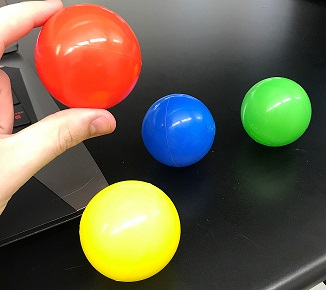
#> input picture Vision/all_Balls.JPG, 326 x 290 px, found by its file name
$ python example.py
#> lines starting #> are read from the running program, lines starting #| are printed output that depends on the picture; after the words box and inside, x2 and y2 are one past the last pixel; in counts of white or black regions, pixels touching at a corner belong together
### Vision/cspaceSliders.py
import cv2
import numpy as np
import uuid  # for unique filenames
import imutils

# constants
CSPACE_LABELS = ['BGR', 'HSV', 'HLS', 'Lab',
                 'Luv', 'YCrCb', 'XYZ', 'Grayscale']
CONVERT_CODES = {'HSV': cv2.COLOR_BGR2HSV, 'HLS': cv2.COLOR_BGR2HLS,
                 'Lab': cv2.COLOR_BGR2Lab, 'Luv': cv2.COLOR_BGR2Luv,
                 'YCrCb': cv2.COLOR_BGR2YCrCb, 'XYZ': cv2.COLOR_BGR2XYZ,
                 'Grayscale': cv2.COLOR_BGR2GRAY}


class FilterWindow:

    def __init__(self, name, image):

        # general params
        self.name = name
        self.image = image          # displayed image; modify this
        self._image = image.copy()  # input image; don't modify
        self.verbose = True

        # parameters for thresholding
        self._lowerb = np.array([0, 0, 0])
        self._upperb = np.array([255, 255, 255])
        self.cspace = 'BGR'
        self.mask = 255 * np.ones(image.shape[:2], dtype=np.uint8)
        self.applied_mask = image.copy()
        self.display_mask = False

    def _initialize_window(self, cspace):
        cv2.namedWindow(self.name)

        # Define trackbar names (NOTE: see known issues in README)
        trackbar_names = ['Ch 1 min ', 'Ch 1 max', 'Ch 2 min  ',
                          'Ch 2 max ', 'Ch 3 min ', 'Ch 3 max']
        start_vals = [0, 255, 0, 255, 0, 255]
        max_vals = [255, 255, 255, 255, 255, 255]

        # lambdas used because createTrackbar only wants the handle of a single
        # parameter function (passing the position), but want to send more info
        cv2.createTrackbar(
            trackbar_names[0], self.name, start_vals[0], max_vals[0],
            lambda pos: self._update_lowerb(pos, 0))
        cv2.createTrackbar(
            trackbar_names[1], self.name, start_vals[1], max_vals[1],
            lambda pos: self._update_upperb(pos, 0))
        cv2.createTrackbar(
            trackbar_names[2], self.name, start_vals[2], max_vals[2],
            lambda pos: self._update_lowerb(pos, 1))
        cv2.createTrackbar(
            trackbar_names[3], self.name, start_vals[3], max_vals[3],
            lambda pos: self._update_upperb(pos, 1))
        cv2.createTrackbar(
            trackbar_names[4], self.name, start_vals[4], max_vals[4],
            lambda pos: self._update_lowerb(pos, 2))
        cv2.createTrackbar(
            trackbar_names[5], self.name, start_vals[5], max_vals[5],
            lambda pos: self._update_upperb(pos, 2))

    def _update_lowerb(self, pos, channel):
        if channel == 0 and (self.cspace == 'HSV' or self.cspace == 'HLS'):
            self._lowerb[channel] = int(179*pos/255)
        else:
            self._lowerb[channel] = pos

        self._update_window()

    def _update_upperb(self, pos, channel):
        if channel == 0 and (self.cspace == 'HSV' or self.cspace == 'HLS'):
            self._upperb[channel] = int(179*pos/255)
        else:
            self._upperb[channel] = pos

        self._update_window()

    def _update_window(self):
        if self.cspace == 'Grayscale':
            lowerb, upperb = int(self._lowerb[0]), int(self._upperb[0])
            self.mask = cv2.inRange(self.image, lowerb, upperb)
        else:
            self.mask = cv2.inRange(self.image, self._lowerb, self._upperb)

        self.applied_mask = cv2.bitwise_and(
            self._image, self._image, mask=self.mask)

        if self.display_mask:
            cv2.imshow(self.name, self.mask)
        else:
            cv2.imshow(self.name, self.applied_mask)

    # [47 lines left out: functions _flip_mask_display, _cspace_change, _print_bounds, _save, not called in this run]

    def _close(self):
        if self.verbose:
            print('Closing window')
            print('\n--------------------------------------')
            print('Colorspace:', self.cspace)
            if self.cspace == 'Grayscale':
                print('Lower bound:', self._lowerb[0])
                print('Upper bound:', self._upperb[0])
            else:
                print('Lower bounds:', self._lowerb)
                print('Upper bounds:', self._upperb)
            print('--------------------------------------\n')

        cv2.destroyWindow(self.name)

    @property
    def bounds(self):
        if self.cspace == 'Grayscale':
            return [self._lowerb[0], self._upperb[0]]
        return [self._lowerb, self._upperb]

    @property
    def colorspace(self):
        return self.cspace

    def show(self, verbose=False):
        # create window, trackbars, and event callbacks
        self._initialize_window(self.cspace)
        self.verbose = verbose

        print('Press [1] thru [8] (inclusive) to switch between colorspaces')
        if verbose:
            print('    [1]: BGR    [2]: HSV      [3]: HLS    [4]: Lab')
            print('    [5]: Luv    [6]: YCrCb    [7]: XYZ    [8]: Grayscale')
        print('Press [m] to switch between displaying mask and applied mask')
        print('Press [b] to print current lower and upper bounds')
        print('Press [s] to save the currently displayed image')
        print('Press [q] or [esc] to close the window')
        print('------------------------------------------------------------\n')
        if verbose:
            print('Thresholding in BGR')
            print('Displaying applied mask')

        # display the image and wait for a keypress or trackbar change
        cv2.imshow(self.name, self.applied_mask)
        while(True):

            k = cv2.waitKey() & 0xFF
            if k == ord('q') or k == 27:  # 27 is [esc]
                self._close()
                break
            elif k == ord('m'):
                self._flip_mask_display()
            elif k == ord('b'):
                self._print_bounds()
            elif k == ord('s'):
                self._save()
            elif k in range(ord('1'), ord('9')):  # [1, 8] inclusive
                cspace = CSPACE_LABELS[k-49]  # 1-8 are 49-57 on kbd input
                self._cspace_change(cspace)
#make a def update image to change image and call it from the object
    # [5 lines left out: function update, not called in this run]


### Vision/example.py
from cspaceSliders import FilterWindow
import cv2


image = cv2.imread('all_Balls.jpg')
#> image is the input picture: shape (290, 326, 3); mean B, G, R 73.6, 95.1, 103.5
window = FilterWindow('Filter Window', image)
window.show(verbose=True)
#> slider 'Ch 1 min ' is set to 51
#> slider 'Ch 2 min  ' is set to 51
#> slider 'Ch 3 min ' is set to 51
#> (key q is pressed here)

colorspace = window.colorspace
#> colorspace = 'BGR'
lowerb, upperb = window.bounds
#> lowerb = [0, 0, 0]; upperb = [255, 255, 255]
mask = window.mask
#> mask: shape (290, 326); every value is 255
applied_mask = window.applied_mask

print('Displaying the image with applied mask filtered in', colorspace,
      '\nwith lower bound', lowerb, 'and upper bound', upperb)
#| Displaying the image with applied mask filtered in BGR
#| with lower bound [0 0 0] and upper bound [255 255 255]
cv2.imshow('Applied Mask', applied_mask)
cv2.waitKey()
#> in _update_window, `self.mask = cv2.inRange(self.image, self._lowerb, self._upperb)`:
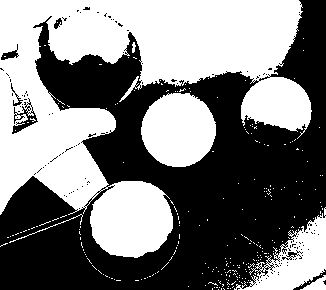
#> self.mask: shape (290, 326); 48.8% white; 248 white regions (242 under 20 px), largest, box (x1, y1, x2, y2) and area: (0, 0, 312, 258) 37882, (141, 93, 216, 167) 4333, (234, 207, 326, 290) 3069, (300, 275, 326, 290) 192, (9, 214, 83, 243) 95, (132, 42, 136, 53) 30
#> in _update_window, `self.applied_mask = cv2.bitwise_and( self._image, self._image, mask=se..`:
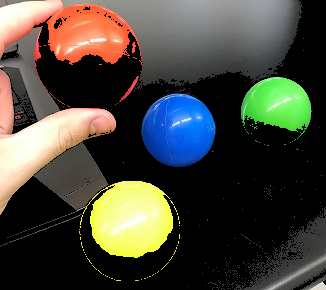
#> self.applied_mask: shape (290, 326, 3); mean B, G, R 59.5, 69.6, 70.5
#> in _update_window (call 3), `self.mask = cv2.inRange(self.image, self._lowerb, self._upperb)`:
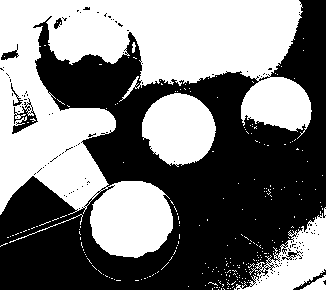
#> self.mask: shape (290, 326); 48.3% white; 244 white regions (238 under 20 px), largest, box (x1, y1, x2, y2) and area: (0, 0, 312, 258) 37773, (142, 93, 216, 167) 4049, (234, 207, 326, 290) 3069, (300, 275, 326, 290) 192, (9, 214, 83, 243) 95, (132, 42, 136, 53) 30
